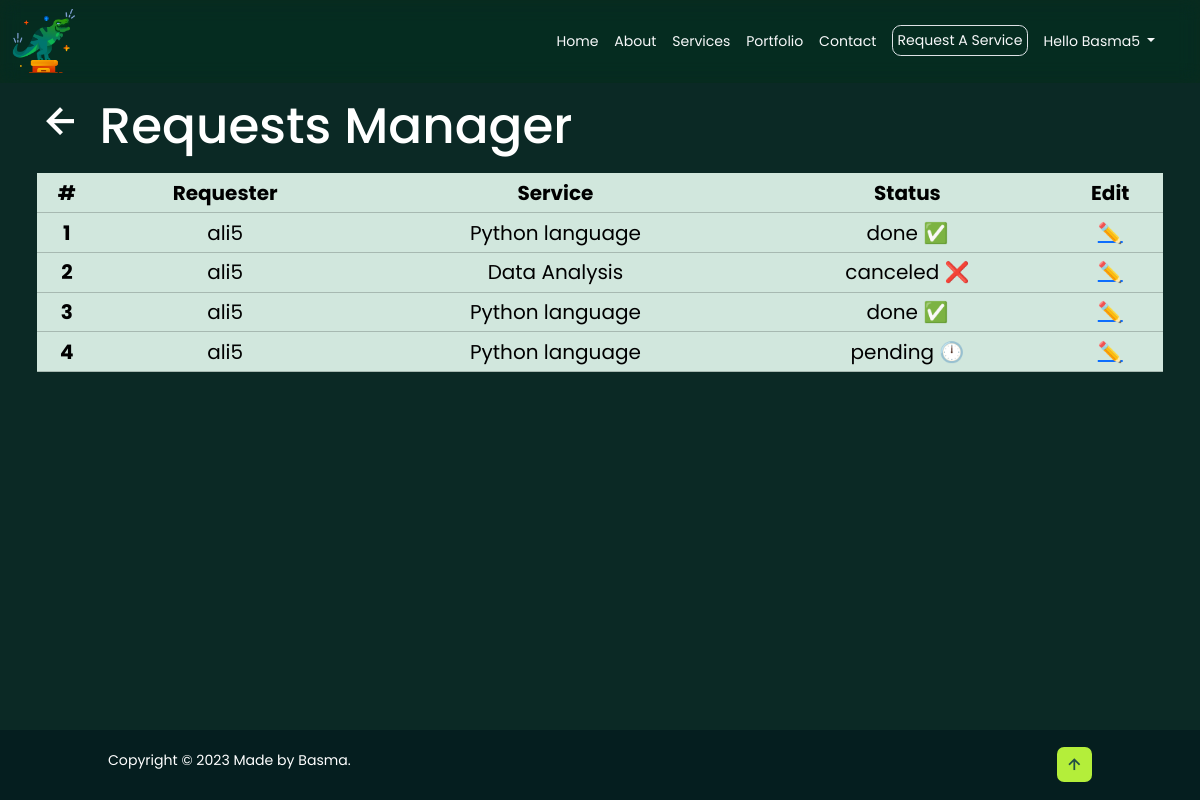
/service/manager/requests/ (signed in), run on the app's committed database.
### service/models.py (models this page shows)
class ServiceRequest(models.Model):
    STATUS_CHOICES = (
        ('pending', 'Pending'),
        ('in_progress', 'In Progress'),
        ('done', 'Done'),
        ('canceled', 'Canceled'),
    )
    user = models.ForeignKey(User, on_delete=models.CASCADE)
    service = models.ForeignKey(Service, on_delete=models.CASCADE)
    status = models.CharField(max_length=20, choices=STATUS_CHOICES)

class Service(models.Model):
    title = models.CharField(max_length=100)
    description = models.TextField()
    image = models.ImageField(upload_to='services/')
    created_at = models.DateTimeField(auto_now_add=True)
    icon = models.CharField(max_length=100, default='bx-cart')

### service/views.py (the view)
# urls.py: path('manager/requests/', views.manager_requests, name='manager_requests'),
@login_required
def manager_requests(request):
    service_requests = ServiceRequest.objects.all()
    return render(request, 'services/manager_requests.html', {'service_requests': service_requests})

### service/templates/services/manager_requests.html (shortened to what this page needs)
  {% extends 'main/base.html' %}
  {% load static %}
  {% block content %}
  <br>
      {% if user.is_staff or user.is_superuser %}
      <a href="{% url 'accounts:profile' %}" style="text-decoration: none; color: white;"> <h1 style="font-size: 50px;"><i class='bx bx-left-arrow-alt' ></i> Requests Manager</h1></a>
      <br>
      <table class="table table-success rounded-4">
          <thead>
              <tr style="font-size: 20px; text-align: center;">
                  <th scope="col">#</th>
                  <th scope="col">Requester</th>
                  <th scope="col">Service</th>
                  <th scope="col">Status</th>
                  <th scope="col">Edit</th>
              </tr>
          </thead>
          <tbody>
            {% for request in service_requests %}
                <tr style="font-size: 20px;  text-align: center;">
                  <th scope="row">{{ forloop.counter }}</th>
                  <td>{{ request.user.username }}</td>
                  <td>{{ request.service.title }}</td>
                  {% if request.status == 'pending' %}
                  <td>{{ request.status }} 🕛</td>
                  {% endif %}
                  {% if request.status == 'done' %}
                  <td>{{ request.status }} ✅</td>
                  {% endif %}
                  {% if request.status == 'canceled' %}
                  <td>{{ request.status }} ❌</td>
                  {% endif %}
                  <td><a href="{% url 'service:update_service_request' request_id=request.id %}">✏️</a></td>
                </tr>
                {% endfor %}
              </tbody>
            </table>
            {% else %}
<      <a href="{% url 'main:home' %}" style="text-decoration: none; color: white;"> <h1 style="font-size: 50px;"><i class='bx bx-left-arrow-alt' ></i> Not Allowed Here </h1></a>
>      {% endif %}
  {% endblock %}

### main/templates/main/base.html (shortened to what this page needs)
{% load static %}
<!DOCTYPE html>
<html lang="en">
<head>
    <link href="https://cdn.jsdelivr.net/npm/bootstrap@5.3.1/dist/css/bootstrap.min.css" rel="stylesheet">
    <link href='https://unpkg.com/boxicons@2.1.4/css/boxicons.min.css' rel='stylesheet'>
    <link rel="stylesheet" href="{% static 'css/style.css' %}">
</head>
<body style="background-color: #0B2925 !important;">
    <nav class="navbar navbar-expand-lg sticky-top" style="
    background-color: rgb(5, 51, 12, 0.2);
    z-index: 2;
    backdrop-filter: blur(10px) saturate(125%);
    -webkit-backdrop-filter: blur(10px) saturate(125%);">
        <div class="container">
            <a href="/" class=""><img src="{% static 'images/log7.png' %}" class="logo" alt=""></a>
          <div class="collapse navbar-collapse" id="navbarNav">
            <ul class="navbar-nav w-100 justify-content-around">
              <li class="nav-item">
                <a href="/#" class="link-light link-offset-2 link-offset-3-hover link-underline link-underline-opacity-0 link-underline-opacity-75-hover">Home</a>
              </li>
              <li class="nav-item">
                <a href="/#about"  class="link-light link-offset-2 link-offset-3-hover link-underline link-underline-opacity-0 link-underline-opacity-75-hover">About</a>
              </li>
              <li class="nav-item">
                <a href="/#services"  class="link-light link-offset-2 link-offset-3-hover link-underline link-underline-opacity-0 link-underline-opacity-75-hover">Services</a>
            </li>
              <li class="nav-item">
                <a href="/#portfolio"  class="link-light link-offset-2 link-offset-3-hover link-underline link-underline-opacity-0 link-underline-opacity-75-hover">Portfolio</a>
            </li>
            <li class="nav-item">
                <a href="/#contact"  class="link-light link-offset-2 link-offset-3-hover link-underline link-underline-opacity-0 link-underline-opacity-75-hover">Contact</a>
            </li>
            {% if user.is_authenticated %}
            <li class="nav-item">
              <a href="{% url 'service:service_list' %}"  class=" border p-2 rounded-4 link-light link-offset-2 link-offset-3-hover link-underline link-underline-opacity-0 link-underline-opacity-75-hover">Request A Service</a>
            </li>
          {% endif %}
            <li class="nav-item">
                <div class="dropdown">
                    <a class="link-light link-offset-2 link-offset-3-hover link-underline link-underline-opacity-0 link-underline-opacity-75-hover dropdown-toggle" type="button" id="dropdownMenuButton1" data-bs-toggle="dropdown" aria-expanded="false">
                      {% if user.is_authenticated %}
                      Hello {{ user.username }}
                      {% else %}
                      Account
                      {% endif %}
                    </a>
                  </div>
            </li>
          </div>
        </div>
    </nav>
    <div class="container">
        {% block content %}
        {% endblock %}
    </div>
    <footer class="footer" style="background-color: #051E1F!important;">
        <div class="footer-text">
          <p>Copyright &copy; 2023 Made by Basma.</p>
        </div>
        <div class="footer-iconTop">
            <a style="text-decoration: none;" href="#home"><i class='bx bx-up-arrow-alt'></i></a>
        </div>
    </footer>
</body>
</html>

### BasmaSite/static/css/style.css (style rules this page uses)
* { box-sizing: border-box; text-decoration: none; border: none; outline: none; scroll-behavior: smooth; font-family: 'Poppins', sans-serif; }
:root { --bg-color: #0d3607cc; --second-bg-color: #225044; --text-color: #fff; --main-color: #B4EE3A!important; }
html { font-size: 62.5%; overflow-x: hidden; }
body { background-color:var(--bg-color); color: var(--text-color); display: flex; flex-direction: column; min-height: 100vh; }
.logo { left: -6%; width: 15%; float: left; position: relative; margin-top: -3px; }
.navbar a { font-size: 1.6rem; transition: .3s; }
.footer { width: 100%; display: flex; padding: 2rem 9%; color: white; text-align: center; margin-top: auto; bottom: 0; justify-content: space-between; align-items: center; flex-wrap: wrap; background: var(--second-bg-color); }
.footer-text p { font-size: 1.6rem; }
.footer-iconTop a { display: inline-flex; justify-content: center; align-items: center; padding: .8rem; background: var(--main-color); border-radius: .8rem; transition: .5s ease; }
.footer-iconTop a i { font-size: 2.4rem; color: var(--second-bg-color); }
@media (max-width: 1200px) { html { font-size: 55%; } }

### data on the page
ServiceRequest: user.username "ali5", service "Python language", status "done"
ServiceRequest: user.username "ali5", service "Data Analysis", status "canceled"
ServiceRequest: user.username "ali5", service "Python language", status "done"
ServiceRequest: user.username "ali5", service "Python language", status "pending"

### other printed values
{{ user.username }} "Basma5"
